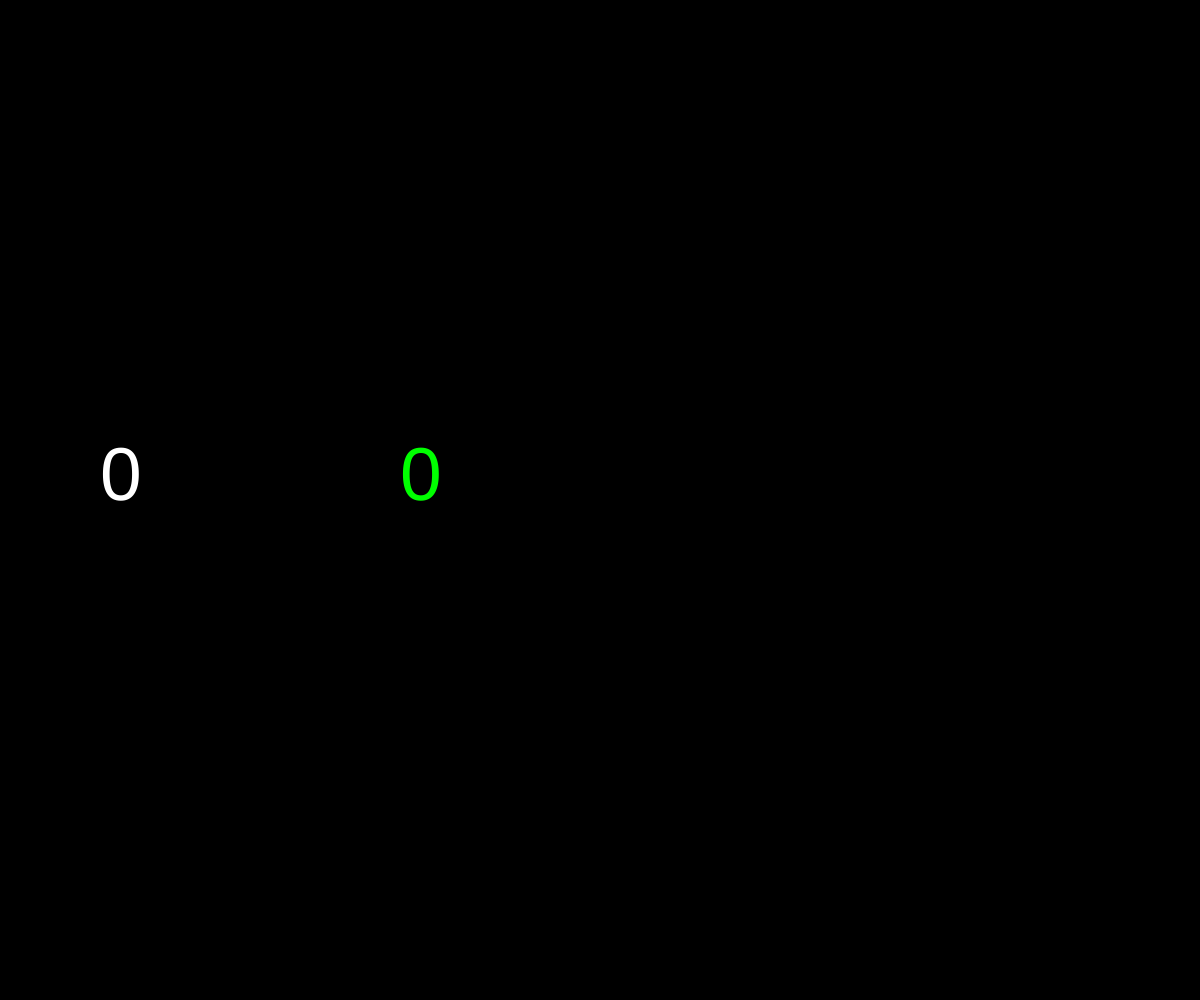
Frame 1 (no input)
Frame 60 (no input): identical to frame 1, image omitted
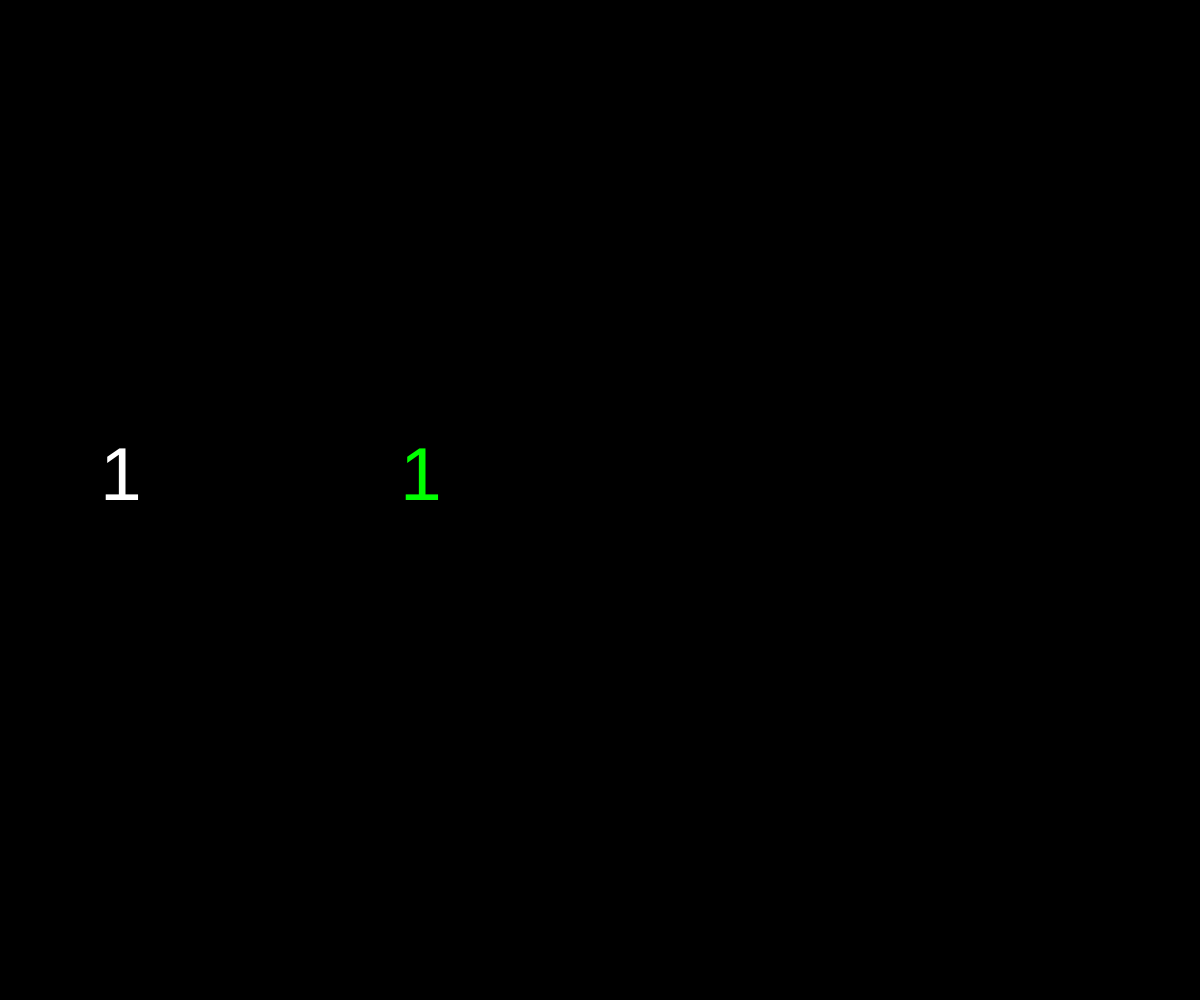
Frame 120 (the mouse pressed at the canvas centre since frame 60)

The p5.js sketch that drew these frames (run headless with seeded random() and noise() and a simulated clock; from frame 60 on, the mouse is pressed at the canvas centre):

// p5.js sketch
// ── sketch.js
// Local Storage Demo

let numberOfClicks = 0;
let highestClick = 0;

function setup() {
  createCanvas(windowWidth, windowHeight);
  // only get the high score if it exists
  if (getItem("highest")) {
    highestClick = getItem("highest");
  }
}

function draw() {
  background(0);
  displayClicks();
  displayHighest();
}

function mousePressed() {
  numberOfClicks++;
  if (numberOfClicks > highestClick) {
    highestClick = numberOfClicks;
    storeItem("highest",highestClick);
  }
}

function displayClicks() {
  fill("white")
  textSize(75);
  text(numberOfClicks,100,height/2);
}

function displayHighest() {
  fill("lime")
  textSize(75);
  text(highestClick,400,height/2);
}
